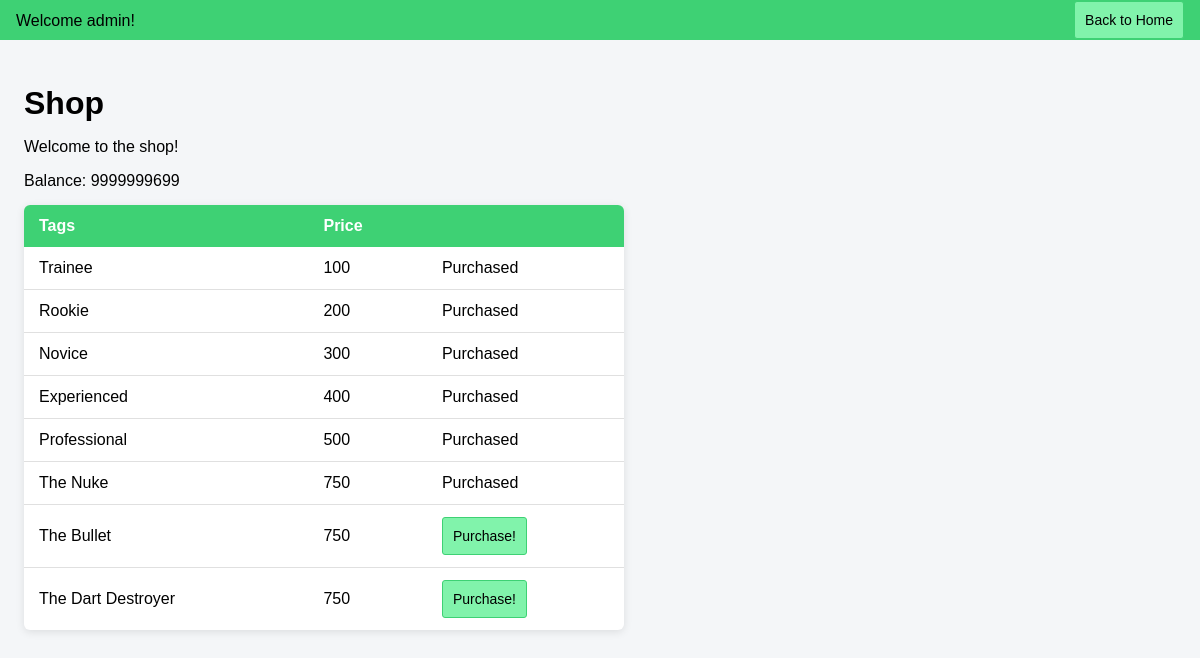
Page /shop (signed in) on the earlier database version.
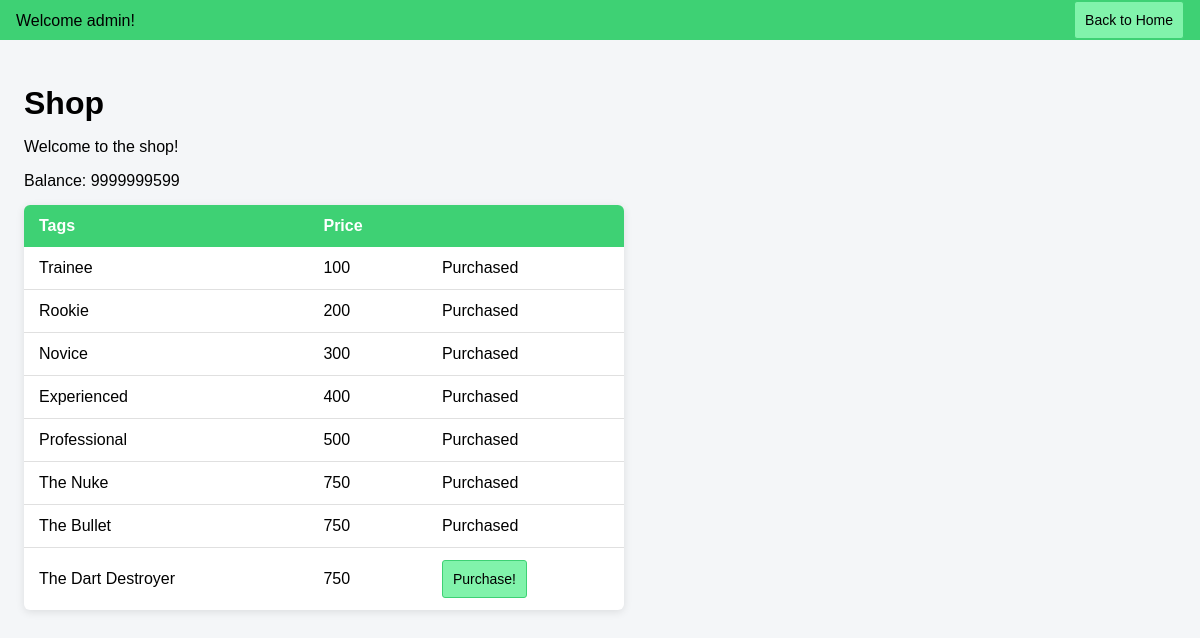
Same page on the later database version.
### tables this page shows
CREATE TABLE users (
            userID INTEGER PRIMARY KEY AUTOINCREMENT,
            username TEXT NOT NULL UNIQUE,
            password TEXT NOT NULL,
            currency INTEGER DEFAULT 0
        );

CREATE TABLE shop (
            itemID INTEGER PRIMARY KEY AUTOINCREMENT,
            price INTEGER NOT NULL,
            type TEXT NOT NULL, 
            desc TEXT NOT NULL
        );

### app.py (the view, shortened to what this page needs)
@app.route('/shop', methods=["GET", "POST"])
def shop():
    if 'username' not in session:
        return redirect(url_for('login'))
    username = session['username']
    dataToSend = {}
    with engine.connect() as connection:
        userCurrency = connection.execute(text('SELECT currency from users WHERE username = :username'), {'username':username}).fetchone()[0]
        dataToSend["currency"] = userCurrency
        queryResult = connection.execute(text('SELECT itemID, "desc", price FROM shop WHERE type = "tag" ORDER BY itemID')).fetchall()
        tags = [{"itemID": row[0],  "desc": row[1], "price": row[2], "purchased":False} for row in queryResult]
        dataToSend["tags"] = tags
        userID = connection.execute(text('SELECT userID from users WHERE username = :username'), {'username':username}).fetchone()[0]
        purchasedQuery = connection.execute(text('SELECT itemID from ownership WHERE userID = :userID'), {'userID':userID}).fetchall()
        ownedIDs = [row[0] for row in purchasedQuery]
        for item in dataToSend["tags"]:
            if item["itemID"] in ownedIDs:
                item["purchased"] = True
        connection.commit()
    return render_template("shop.html", dataToSend=dataToSend, username=username)

### templates/shop.html (shortened to what this page needs)
<!DOCTYPE html>
<html lang="en">
<head>
    <link rel="stylesheet" href="{{ url_for('static', filename='css/shopStats.css') }}">
</head>
<body>
    <div class="header-container">
      <div class="headpart welcome">
        <p>Welcome {{ username }}!</p>
      </div>
      <div class="exit">
        <button class="home-btn" onclick="window.location.href='{{ url_for('home') }}'">Back to Home</button>
      </div>
    </div>
    <div class="main">
        <h1>Shop</h1>
        <p>Welcome to the shop!</p>
        <p>Balance: {{ dataToSend.currency }}</p>
        <form method="post" action="/shop">
            <table>
                <thead>
                    <tr>
                        <th>Tags</th>
                        <th>Price</th>
                        <th></th>
                    </tr>
                </thead>
                <tbody>
                    {% for item in dataToSend.tags %}
                    <tr>
                        <td>{{ item.desc }}</td>
                        <td>{{ item.price }}</td>
                        {% if item.purchased == False %}
                        <td><button type="submit" name="{{item.itemID}}" class="buy-btn">Purchase!</button></td>
                        {% else %}
                        <td>Purchased</td>
                        {% endif %}
                    </tr>
                    {% endfor %}
                </tbody>
            </table>
        </form>
    </div>
</body>
</html>

Differences in the rows shown:
changed users "admin": currency "9999999699" → "9999999599"
computed for shop "The Bullet": text "Purchase!" → "Purchased"
